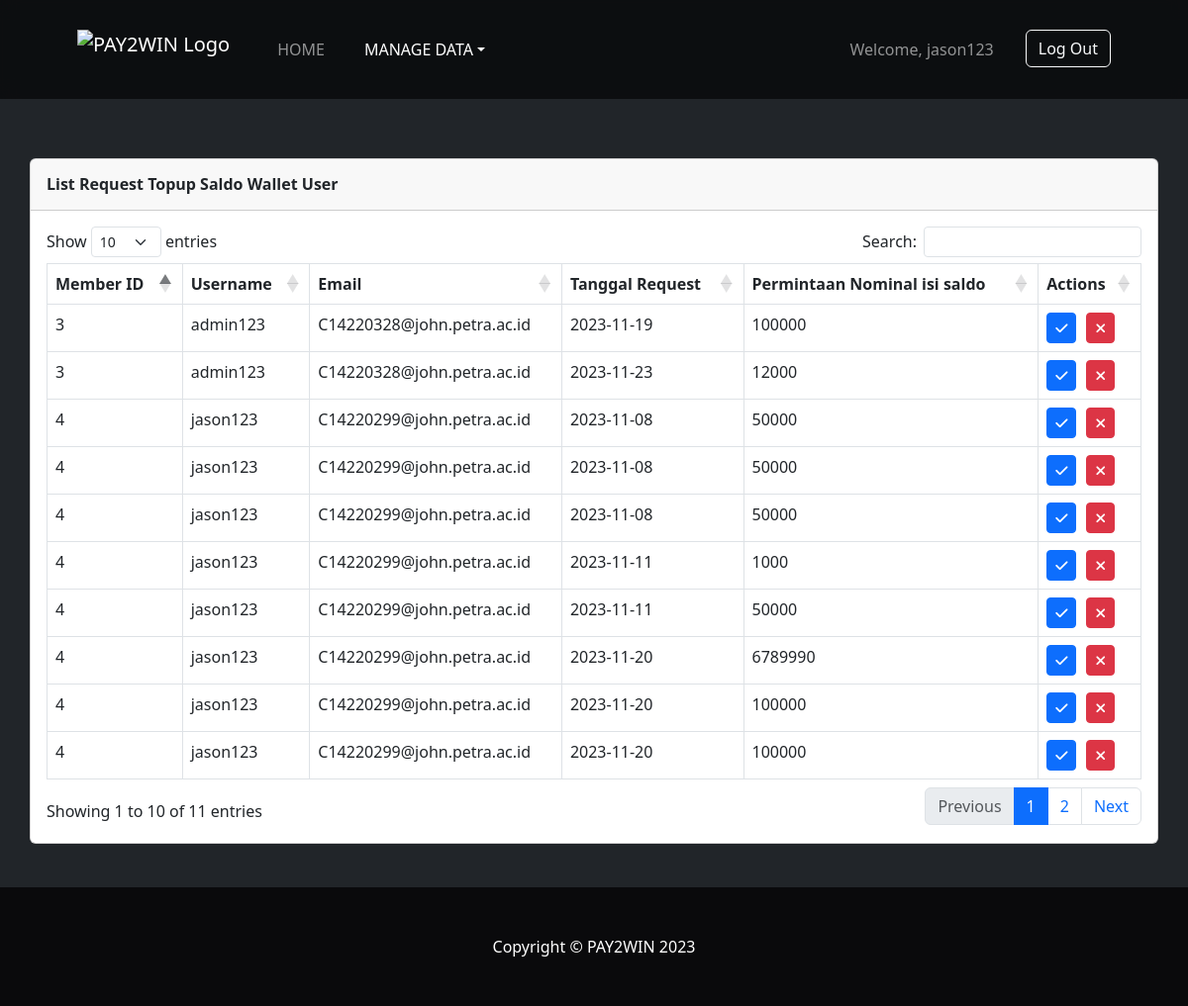
Page /manage_user.php (signed in) on the committed database.
### tables this page shows
CREATE TABLE `history_isi_saldo` (
  `history_id` int(11) NOT NULL,
  `nominal_isi_saldo` int(11) NOT NULL,
  `tanggal_request` date NOT NULL,
  `member_id` int(11) DEFAULT NULL,
  `status_isi_saldo` int(11) NOT NULL DEFAULT 0
);

CREATE TABLE `users` (
  `member_id` int(11) NOT NULL,
  `email` varchar(30) NOT NULL,
  `password` varchar(25) NOT NULL,
  `no_telepon` varchar(25) NOT NULL,
  `username` varchar(20) NOT NULL,
  `saldo` int(100) NOT NULL,
  `admin_access` int(1) DEFAULT NULL
);

### manage_user.php (the view, shortened to what this page needs)
<?php
include 'db_conn.php';
$stmt = $pdo->query(
    "SELECT h.history_id, u.member_id, u.username, u.email, h.tanggal_request, h.nominal_isi_saldo
    FROM users u
    JOIN history_isi_saldo h
    ON u.member_id = h.member_id WHERE h.status_isi_saldo = 0;"
);
$rows = $stmt->fetchAll(PDO::FETCH_ASSOC);
if (isset($_SESSION['user'])) {
    $user = $_SESSION['user'];
    $userName = $user['username'];
} else {
    header('location: login.php');
    exit;
}
?>
<!DOCTYPE html>
<html lang="en">
<head>
    <link rel="stylesheet" href="https://cdnjs.cloudflare.com/ajax/libs/twitter-bootstrap/5.3.0/css/bootstrap.min.css">
    <link rel="stylesheet" href="https://cdn.datatables.net/1.13.6/css/dataTables.bootstrap5.min.css">
</head>
<body class="bg-dark">
    <nav class="py-4 navbar navbar-expand-lg navbar-dark fixed-top"
        style="background: rgba(0, 0, 0, 0.6) !important; backdrop-filter: blur(10px) saturate(125%); z-index: 2; -webkit-backdrop-filter: blur(10px) saturate(125%);">
        <div class="container px-4 px-lg-5 text-white">
            <a class="navbar-brand" style="height: 52px;" href="home.php">
                <img src="assets\Web Logo\pay-2-win-full.png" alt="PAY2WIN Logo" class="img-fluid"
                    style="max-height: 50px;margin-top: -2px;height: 100%;object-fit: cover;">
            </a>
            <div class="collapse navbar-collapse" id="navbarSupportedContent">
                <ul class="navbar-nav me-auto mb-2 mb-lg-0 ms-lg-4">
                    <li class="nav-item me-4"><a class="nav-link" aria-current="page" href="admin.php">HOME</a>
                    </li>
                    <div class="nav-item me-4 dropdown">
                        <a href="#" class="nav-link dropdown-toggle active" data-bs-toggle="dropdown">MANAGE DATA</a>
                    </div>
                </ul>
                <ul class="navbar-nav mb-2 mb-lg-0 ms-lg-4">
                    <li class="nav-item">
                        <a class="nav-link me-4" href="">
                            Welcome,
                            <?php echo $userName; ?> <i class="bi bi-person-circle"></i>
                        </a>
                    </li>
                    <li class="nav-item">
                        <button type="button" class="btn btn-outline-light" data-bs-toggle="modal"
                            data-bs-target="#logoutModal">Log Out</button>
                    </li>
                </ul>
            </div>
        </div>
    </nav>
    <div id="wrapper">
        <div id="content-wrapper" class="d-flex flex-column">
            <div id="content">
                <div class="container" style="padding: 160px 0 20px 0;">
                    <div class="card mb-4">
                        <div class="card-header py-3">
                            <h6 class="m-0 font-weight-bold text-dark"><strong>List Request Topup Saldo Wallet
                                    User</strong></h6>
                        </div>
                        <div class="card-body">
                            <div class="table-responsive">
                                <table class="table table-bordered" id="dataTable" width="100%" cellspacing="0">
                                    <thead>
                                        <tr>
                                            <th>Member ID</th>
                                            <th>Username</th>
                                            <th>Email</th>
                                            <th>Tanggal Request</th>
                                            <th>Permintaan Nominal isi saldo</th>
                                            <th>Actions</th>
                                        </tr>
                                    </thead>
                                    <tbody>
                                        <?php
                                        foreach ($rows as $row) {
                                            $historyId = $row["history_id"];
                                            $member_id = $row["member_id"];
                                            $username = $row["username"];
                                            $email = $row["email"];
                                            $tanggal_request = $row["tanggal_request"];
                                            $nominal_isi_saldo = $row["nominal_isi_saldo"];
                                            echo "<tr>";
                                            echo "<td>$member_id</td>";
                                            echo "<td>$username</td>";
                                            echo "<td>$email</td>";
                                            echo "<td>$tanggal_request</td>";
                                            echo "<td>$nominal_isi_saldo</td>";
                                            echo "<td><button class='acc-req-btn btn btn-primary btn-sm' data-history-id='$historyId' data-id='$member_id' data-nominal-isi-saldo='$nominal_isi_saldo'><i class='fa-solid fa-check'></i></button>";
                                            echo "<button class='dec-req-btn btn btn-danger btn-sm' data-history-id='$historyId' style='margin-left:10px;'><i class='fa-solid fa-xmark'></i></button></td>";
                                            echo "</tr>";
                                        }
                                        ?>
                                    </tbody>
                                </table>
                            </div>
                        </div>
                    </div>
                </div>
            </div>
        </div>
    </div>
</body>
<footer class="py-5 bg-dark" style="background-color: rgb(10, 10, 12) !important">
    <div class="container">
        <p class="m-0 text-center text-white">Copyright &copy; PAY2WIN 2023</p>
    </div>
</footer>
</html>

### manage_user.php (style rules this page uses)
body { min-height: 100vh; display: flex; flex-direction: column; margin: 0; }
footer { margin-top: auto; }

### rows in the picture
history_isi_saldo: member.member_id "4", member.username "jason123", member.email "C14220299@john.petra.ac.id", tanggal_request "2023-11-08", nominal_isi_saldo "50000"
history_isi_saldo: member.member_id "4", member.username "jason123", member.email "C14220299@john.petra.ac.id", tanggal_request "2023-11-08", nominal_isi_saldo "50000"
history_isi_saldo: member.member_id "4", member.username "jason123", member.email "C14220299@john.petra.ac.id", tanggal_request "2023-11-08", nominal_isi_saldo "50000"
history_isi_saldo: member.member_id "4", member.username "jason123", member.email "C14220299@john.petra.ac.id", tanggal_request "2023-11-11", nominal_isi_saldo "1000"
history_isi_saldo: member.member_id "4", member.username "jason123", member.email "C14220299@john.petra.ac.id", tanggal_request "2023-11-11", nominal_isi_saldo "50000"
history_isi_saldo: member.member_id "3", member.username "admin123", member.email "C14220328@john.petra.ac.id", tanggal_request "2023-11-19", nominal_isi_saldo "100000"
history_isi_saldo: member.member_id "4", member.username "jason123", member.email "C14220299@john.petra.ac.id", tanggal_request "2023-11-20", nominal_isi_saldo "6789990"
history_isi_saldo: member.member_id "4", member.username "jason123", member.email "C14220299@john.petra.ac.id", tanggal_request "2023-11-20", nominal_isi_saldo "100000"
history_isi_saldo: member.member_id "4", member.username "jason123", member.email "C14220299@john.petra.ac.id", tanggal_request "2023-11-20", nominal_isi_saldo "100000"
history_isi_saldo: member.member_id "3", member.username "admin123", member.email "C14220328@john.petra.ac.id", tanggal_request "2023-11-23", nominal_isi_saldo "12000"

### other values in the picture
$userName "jason123"
